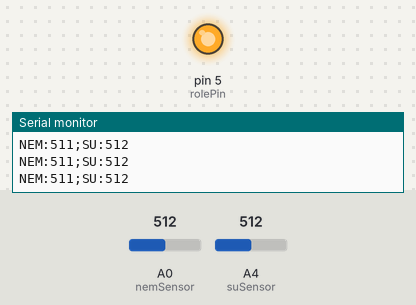
A sketch run on a simulated Arduino Uno, built with avr-gcc and run on an emulated ATmega328P. On the bench: output pins drawn as LEDs (lit = HIGH), the last lines printed to the serial monitor. The test bench sets the inputs (shaded band); at power-on: A0 (nemSensor) = 512, A4 (suSensor) = 512.

Above: at 1.2 s.
1.3 s: A0 (nemSensor) set to 812
4.3 s: A0 (nemSensor) set to 837
At 5.0 s:
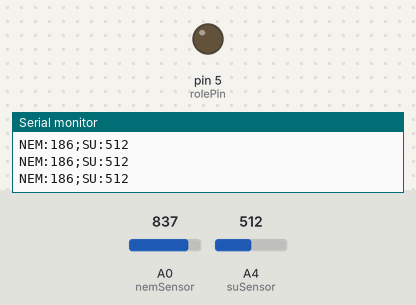
5.8 s: A4 (suSensor) set to 992
7.3 s: A4 (suSensor) set to 1010
8.8 s: A0 (nemSensor) set to 716
At 9.6 s:
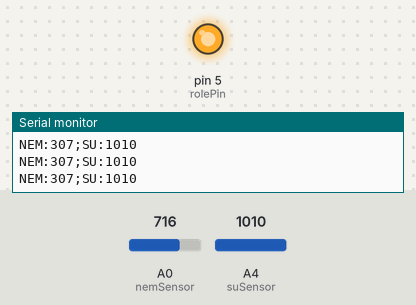
11.8 s: A0 (nemSensor) set to 900
At 12.1 s:
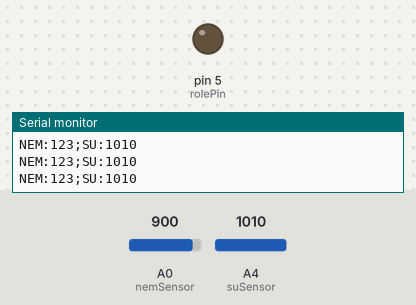
Timing chart, 0 to 14.8 s (numbered marks = the images above; inputs shaded):
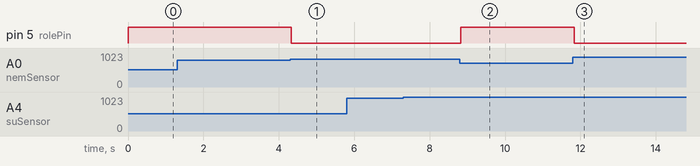

The sketch:

IOT.ino
```cpp
int rolePin   = 5;
int nemSensor = A0;
int suSensor  = A4;

int sinirDeger = 200;
int suSinir    = 100;

void setup() {
  Serial.begin(9600);

  pinMode(rolePin, OUTPUT);
  digitalWrite(rolePin, LOW);
}

void loop() {

    int nem = analogRead(nemSensor);
    int tersnem = 1023 - nem;
    int su  = analogRead(suSensor);

    Serial.print("NEM:");
    Serial.print(tersnem);
    Serial.print(";SU:");
    Serial.println(su);

    // if (su < suSinir) {
    //   digitalWrite(rolePin, HIGH);
    // }

    if (tersnem <= sinirDeger) {
      digitalWrite(rolePin, LOW);
    } else {
      digitalWrite(rolePin, HIGH);
    }

}
```

Measured:
- the behaviour switches between 822 and 823 on A0 (nemSensor) (found by bisection; images 0 and 1)
- after the input at 4.3 s, pin 5 (rolePin): HIGH → LOW at once
- after the input at 8.8 s, pin 5 (rolePin): LOW → HIGH at once
- after the input at 11.8 s, pin 5 (rolePin): HIGH → LOW at once
